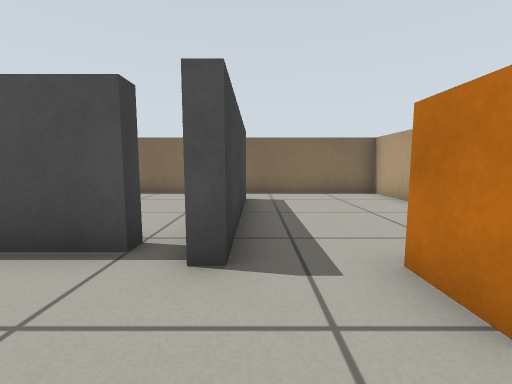
view 1 (above)

20 first-person views from a walk through a Gazebo world. The camera is 0.51 m above the floor, tilts 6° down and sees 90° across. The floor is counted in squares, 0.5 m on a side. Each view is taken from the middle of a square. On the plan, view 1 faces up. The plan holds only what a view shows up to about 11 squares ahead; the rest is blank.

view 2
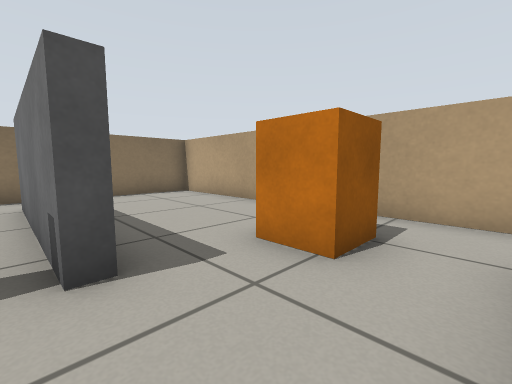

view 3
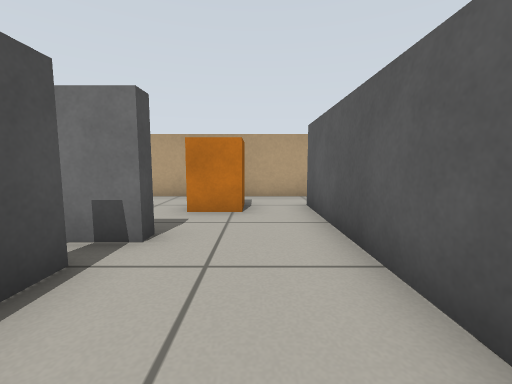

view 4
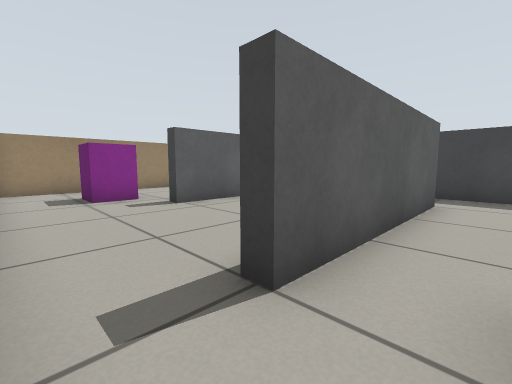

view 5
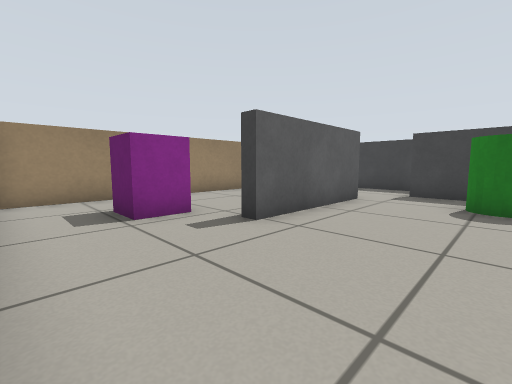

view 6
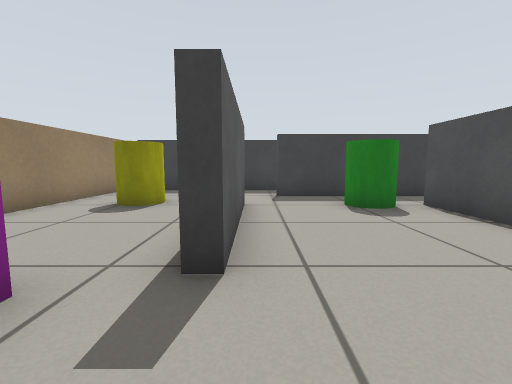

view 7
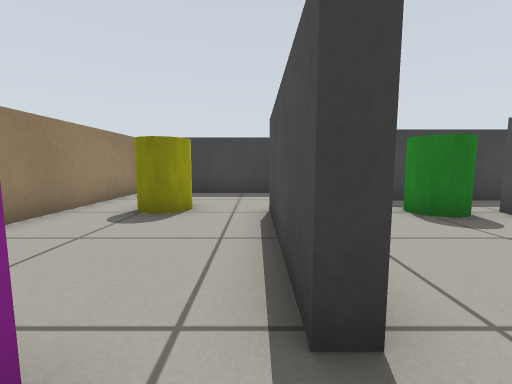

view 8
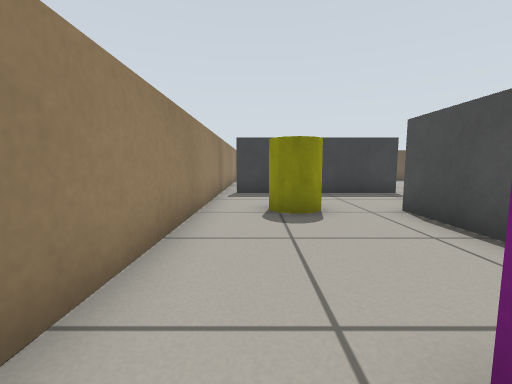

view 9
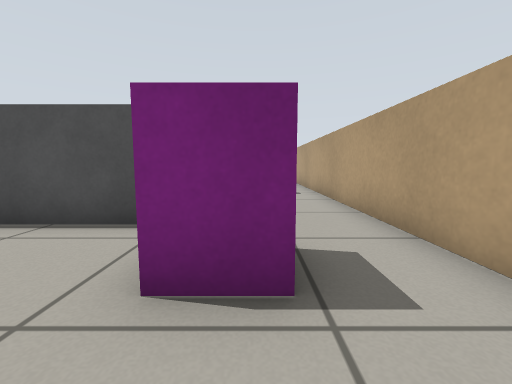

view 10
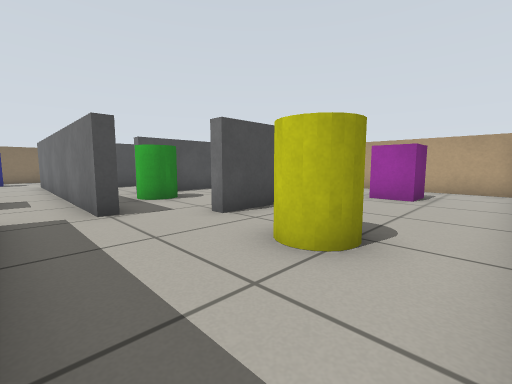

view 11
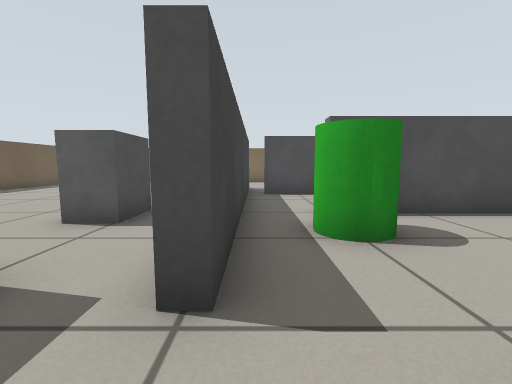

view 12
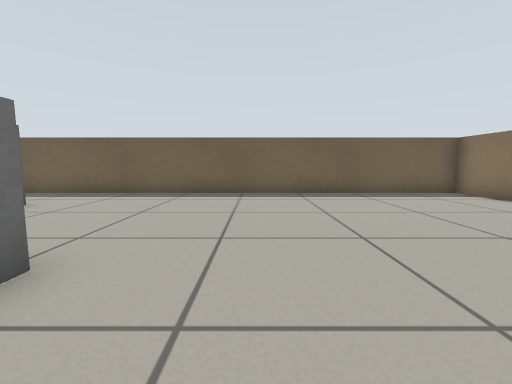

view 13
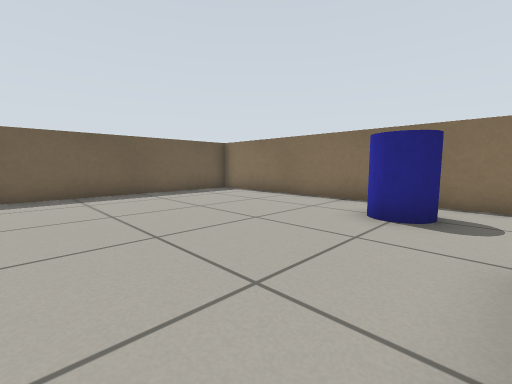

view 14
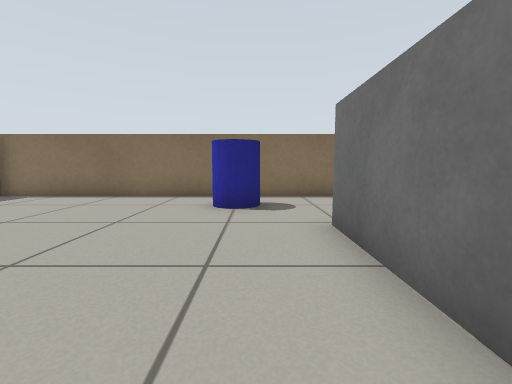

view 15
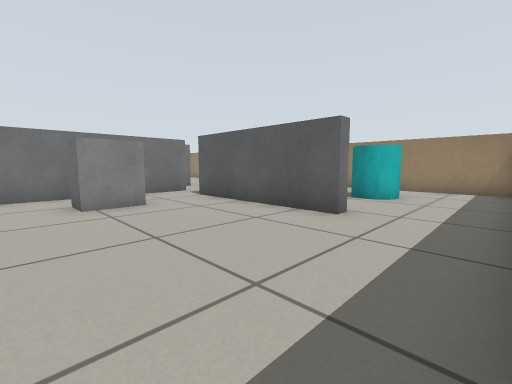

view 16
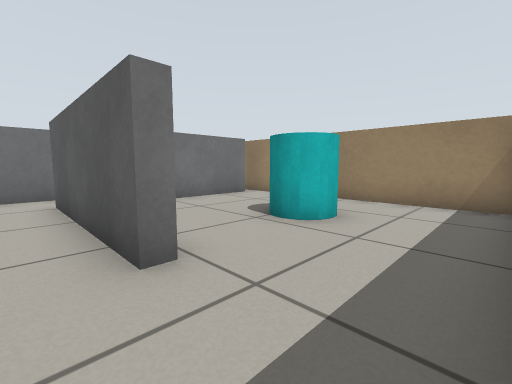

view 17
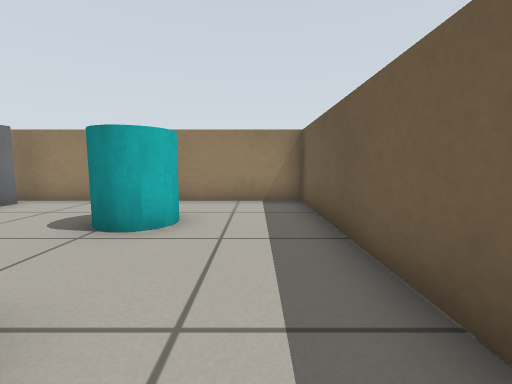

view 18
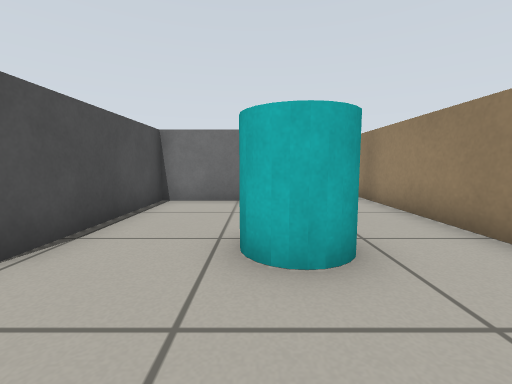

view 19
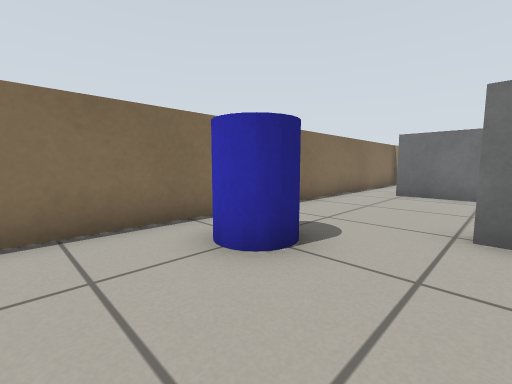

view 20
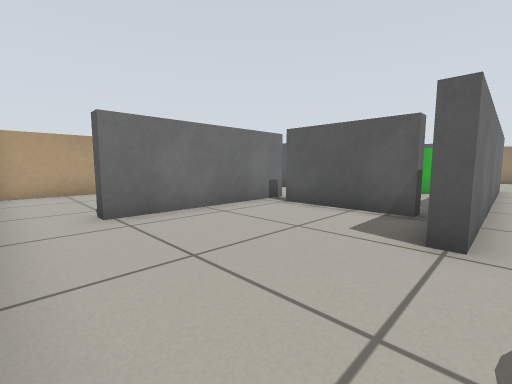

### Floor plan
Points are (right, up) in squares from view 1. A wall is a line through its corners. A room is listed if a view was taken in it or the views show most of it. See-through windows are left out.
Room 1 (views 1, 2, 3, 4)
walls: (-1.5, 3.3) (-1.5, 2.9) (-4.7, 2.9); (-0.3, 7.2) (-0.3, 2.5) (-0.7, 2.5) (-0.7, 3.5); (-0.7, 7.7) (-0.2, 7.7); (4.3, -0.6) (4.3, 9.3) (-0.4, 9.3); (-3.6, -0.3) (2.5, -0.3); (-5.3, 4) (-5.3, -0.4)
ways out: opening at (-4, -1) to room 2; opening at (3.5, -1) to room 2; opening at (-1, 3) to room 3; opening at (0, 8.5) to room 3
objects: orange box (2, 2)
Room 2 (views 5, 6, 7, 8, 9, 10, 11)
walls: (0.7, -5.7) (-3.7, -5.7) (-3.7, -5.3) (0.7, -5.3) (0.7, -5.7); (0.4, -0.7) (-3.5, -0.7); (-7.3, -3.9) (-7.3, -9.8); (-7.6, -10.3) (4.3, -10.3) (4.3, -0.6); (2.5, -0.3) (2.5, -0.8); (-5.3, -0.4) (-5.3, -4.3) (-5.7, -4.3)
ways out: opening at (-4, -1) to room 1; opening at (3.5, -1) to room 1; opening at (-7, -10) to room 3; opening at (-6, -4) to room 3
objects: yellow cylinder (-4, -8); green cylinder (-4, -2) to (-3, -2); magenta box (1, -8) to (2, -7)
Room 3 (views 12, 13, 14, 15, 16, 17, 18, 19, 20)
walls: (-4.7, 2.9) (-4.7, 3.3) (-1.5, 3.3); (-5.7, -4.3) (-5.7, 5.3) (-5.2, 5.3); (-0.7, 3.5) (-0.7, 7.7); (-7.7, -9.8) (-7.7, -4.3) (-12.5, -4.3) (-12.5, -3.9) (-7.3, -3.9); (-0.4, 9.3) (-15.3, 9.3) (-15.3, -10.3) (-7.6, -10.3)
ways out: opening at (-1, 3) to room 1; opening at (0, 8.5) to room 1; opening at (-7, -10) to room 2; opening at (-6, -4) to room 2
objects: cyan cylinder (-12, -8) to (-11, -7); grey box (-8, -1) to (-8, 0); blue cylinder (-8, 7) to (-7, 8)

Where each view was taken, in squares from view 1:
view 1: 0 up, 0 right, facing up
view 2: 0 up, 1 left, facing up-right
view 3: 1 up, 4 left, facing right
view 4: 1 up, 4 right, facing down-left
view 5: 2 down, 4 right, facing down-left
view 6: 5 down, 3 right, facing left
view 7: 6 down, 2 right, facing left
view 8: 9 down, 2 right, facing left
view 9: 10 down, 2 right, facing up
view 10: 10 down, 7 left, facing up-right
view 11: 6 down, 5 left, facing up
view 12: 2 up, 6 left, facing left
view 13: 2 up, 6 left, facing up-left
view 14: 1 up, 7 left, facing up
view 15: 1 up, 15 left, facing down-right
view 16: 3 down, 15 left, facing down-right
view 17: 3 down, 14 left, facing down
view 18: 7 down, 15 left, facing right
view 19: 5 up, 10 left, facing up-right
view 20: 9 up, 6 left, facing down-right
